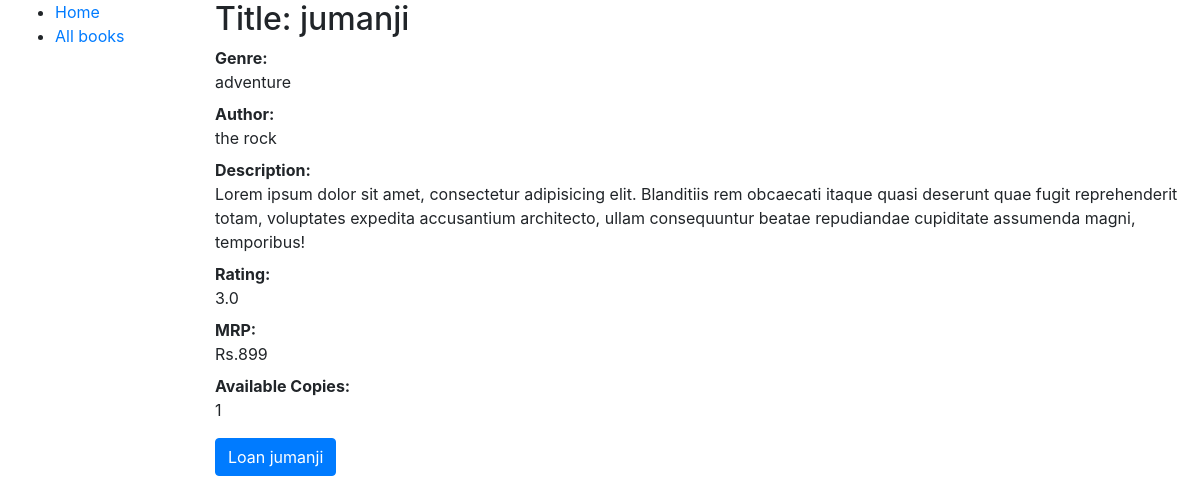
Screenshot of /book/1/ with the database file from the repository.
### store/models.py (models this page shows, shortened)
class Book(models.Model):
    title=models.CharField(max_length=50)
    author=models.CharField(max_length=50)
    genre=models.CharField(max_length=50)
    description=models.TextField(null=True)
    mrp=models.PositiveIntegerField()
    rating=models.FloatField(default=0.0)
    class Meta:
        ordering=('title',)

### store/views.py (the view)
# urls.py: path('book/<int:bid>/',bookDetailView,name='book-detail' ),
def bookDetailView(request, bid):
    obj= get_object_or_404(Book,id=bid)
    template_name='store/book_detail.html'
    context={
        'book':obj, # set this to an instance of the required book
        'num_available':None # set this 1 if any copy of this book is available, otherwise 0
    }
    try:
        BookCopy.objects.get(book=Book.objects.get(id=bid))
        context={
        'book':obj,
        'num_available': 0
        }
    except:
        context={
        'book':obj,
        'num_available': 1
        }
    return render(request,template_name, context=context)

### store/templates/store/book_detail.html (shortened to what this page needs)
{% extends "store/base.html" %}
{% block content %}
<h2>Title: {{ book.title }}</h2>
<dl>
    <dt>Genre:</dt>
    <dd>{{book.genre}}</dd>
    <dt>Author:</dt>
    <dd>{{book.author}}</dd>
    <dt>Description:</dt>
    <dd>{{book.description}}</dd>
    <dt>Rating:</dt>
    <dd>{{book.rating}}</dd>
    <dt>MRP:</dt>
    <dd>Rs.{{book.mrp}}</dd>
    <dt>Available Copies:</dt>
    <dd>{{num_available}}</dd>
</dl>
<button class="btn btn-primary" id="loan-button">Loan {{book.title}}</button>
{% endblock %}

### rows the page displays
Book: title "jumanji", genre "adventure", author "the rock", description "Lorem ipsum dolor sit amet, consectetur adipisicing elit. Blanditiis rem obcaecati itaque quasi deserunt quae fugit reprehenderit totam, voluptates expedita accusantium architecto, ullam consequuntur beatae repudiandae cupiditate assumenda magni, temporibus!", rating "3.0", mrp "899"

### other values shown
{{ num_available }} "1"
